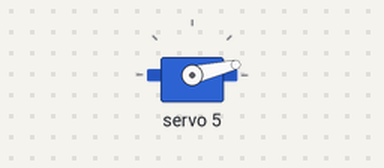
The sketch below on a simulated Arduino Uno, built with avr-gcc and run on an emulated ATmega328P. Shown: servo. What the sketch prints to the serial monitor is not drawn.

Above: at 1.05 s.
At 1.7 s:
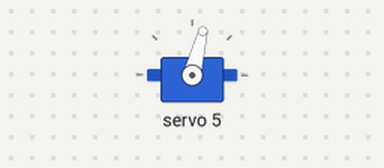
At 2.35 s:
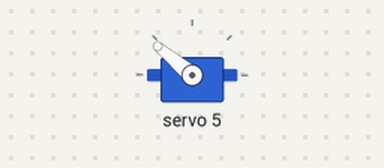
At 3.7 s:
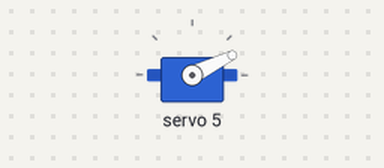
Timing chart, 0 to 7.6 s (numbered marks = the images above):
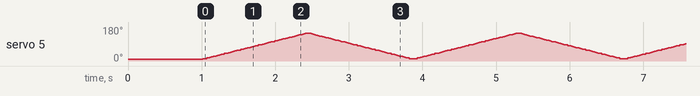

The sketch:

SingleLegTipTest.ino
```cpp
/**
 * Program to test out the PWM board for the robot ant
 * Created:   01.09.2021
 * Modified:  01.09.2021
 * Author:    Philipp Schulz
 */
#include <Wire.h>
#include <Adafruit_PWMServoDriver.h>
Adafruit_PWMServoDriver pwm1 = Adafruit_PWMServoDriver(0x40);              //object of the pwm driver board

#define FREQUENCY 50

#define SERVOMIN1  644  // This is the 'minimum' pulse length count (out of 4096) // was 650
#define SERVOMAX1  2633 // This is the 'maximum' pulse length count (out of 4096) // was 2350

long value = 0;
long minimum = 0;
long maximum = 130;
int timeDelay = 1000;
int setDelay = 10;
bool direction = true;

int pulseWidth1(int angle){          //converts given angle to a number in 4096
  int pulse_wide, analog_value;
  pulse_wide = map(angle, 0, 180, SERVOMIN1, SERVOMAX1);
  analog_value = int(float(pulse_wide) / 1000000 * FREQUENCY * 4096);
  return analog_value;
}

void setup() {
  Serial.begin(9600);
  pwm1.begin();
  pwm1.setPWMFreq(FREQUENCY);
  pwm1.setPWM(5,0,pulseWidth1(value));
  delay(timeDelay);
}

void loop() {
    Serial.println(value);
    pwm1.setPWM(5,0,pulseWidth1(value));
    if(direction) {
      value++;
    } else {
      value--;
    }
    if(value == maximum) {
      direction = false;
    } else if(value == minimum) {
      direction = true;
    }
    delay(setDelay);
}
```
